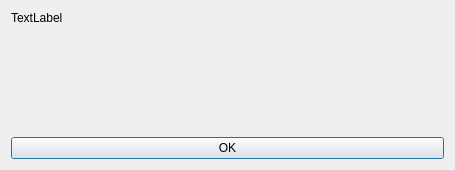
<?xml version="1.0" encoding="UTF-8"?>
<ui version="4.0">
 <class>dialog</class>
 <widget class="QDialog" name="dialog">
  <property name="geometry">
   <rect>
    <x>0</x>
    <y>0</y>
    <width>455</width>
    <height>170</height>
   </rect>
  </property>
  <property name="maximumSize">
   <size>
    <width>455</width>
    <height>170</height>
   </size>
  </property>
  <property name="windowTitle">
   <string>Error - Schedule Keeper</string>
  </property>
  <layout class="QVBoxLayout" name="verticalLayout">
   <item alignment="Qt::AlignLeft|Qt::AlignTop">
    <widget class="QLabel" name="message_label">
     <property name="text">
      <string>TextLabel</string>
     </property>
    </widget>
   </item>
   <item>
    <widget class="QPushButton" name="ok_pushbutton">
     <property name="text">
      <string>OK</string>
     </property>
    </widget>
   </item>
  </layout>
 </widget>
 <resources/>
 <connections/>
</ui>
